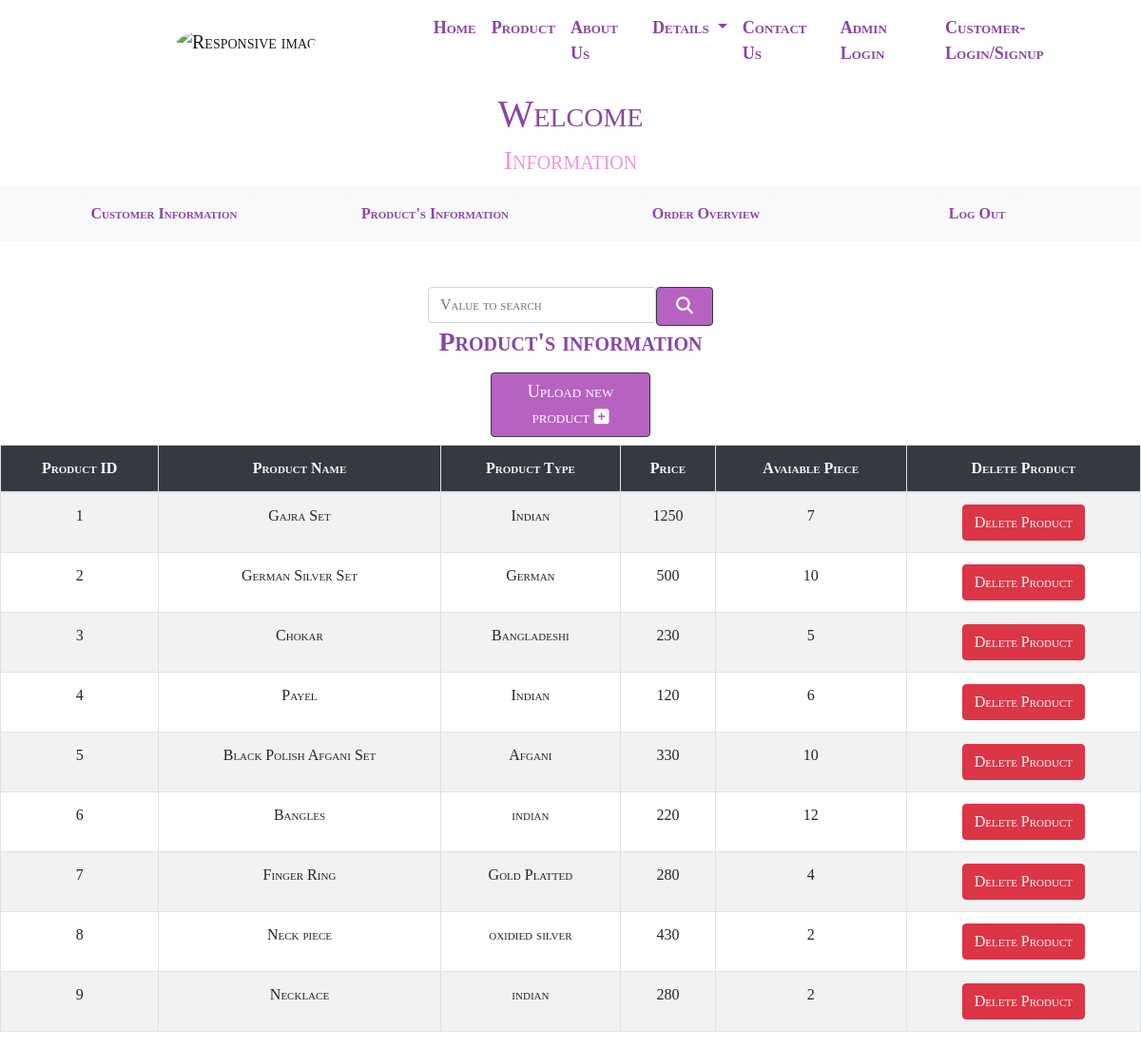
Page /php/product_table.php on the committed database.
### tables this page shows
CREATE TABLE IF NOT EXISTS `product_info` (
  `proID` int(30) NOT NULL AUTO_INCREMENT,
  `proName` varchar(255) NOT NULL,
  `proType` varchar(255) NOT NULL,
  `price` int(255) NOT NULL,
  `piece` int(255) NOT NULL,
  `image` varchar(255) NOT NULL,
  PRIMARY KEY (`proID`)
);

### php/product_table.php (the view, shortened to what this page needs)
<?php
include_once('database.php');
if (isset($_POST['search'])) {
    $valuetosearch = $_POST['valueTosearch'];
    $query = "SELECT * FROM product_info where concat(`proName`,`proType`) LIKE '%$valuetosearch%'";
    $result = mysqli_query($connect, $query);
} else {
    $query = "SELECT * FROM product_info";
    $result = mysqli_query($connect, $query);
    $valuetosearch = "";
}
?>
<!DOCTYPE html>
<html lang="en">
<head>
    <link href="https://stackpath.bootstrapcdn.com/font-awesome/4.7.0/css/font-awesome.min.css" rel="stylesheet">
    <link rel="stylesheet" href="../css/bootstrap.min.css">
    <link rel="stylesheet" href="../css/animate.css">
    <link rel="stylesheet" href="../css/index.css">
    <link rel="stylesheet" href="../css/admin_query.css">
</head>
<body>
  <nav class="navbar navbar-expand-lg navbar-light bg-color sticky-top">
    <a class="navbar-brand" href="#">
      <img src="../media/banner1 (2).png" class="img-fluid logo-image" alt="Responsive image"></a>
    <div class="collapse navbar-collapse" id="navbarSupportedContent">
      <ul class="navbar-nav mr-auto nav-margin">
        <li class="nav-item active">
          <a class="nav-link nav-color ac-color animate__animated animate__zoomIn wow zoomIn" href="../php/Home.php">Home </a>
        </li>
        <li class="nav-item">
          <a class="nav-link nav-color animate__animated animate__zoomIn wow zoomIn " href="../php/product.php">Product</a>
        </li>
        <li class="nav-item active">
          <a class="nav-link nav-color  animate__animated animate__zoomIn wow zoomIn" href="../php/about.php"> About Us </a>
        </li>
              <li class="nav-item dropdown">
              <a class="nav-link dropdown-toggle nav-color " href="#" id="navbarDropdown" role="button" data-toggle="dropdown" aria-haspopup="true" aria-expanded="false">
                Details
              </a>
            </li>
        <li class="nav-item active">
          <a class="nav-link nav-color  animate__animated animate__zoomIn wow zoomIn" href="../php/contact.php">Contact Us </a>
        </li>
        <li class="nav-item active">
          <a class="nav-link nav-color  animate__animated animate__zoomIn wow zoomIn" href="../php/admin_login.php">Admin Login
            <span class="sr-only">(current)</span></a>
        </li>
             <li class="nav-item active">
          <a class="nav-link nav-color  animate__animated animate__zoomIn wow zoomIn" href="../php/customer_login.php">Customer- Login/Signup </a>
        </li>
      </ul>
    </div>
  </nav>
    <div class="container heading">
        <h1>Welcome <?php echo $row['adminName']; ?></h1>
        <h3>Information</h3>
    </div>
    <div class="menu bg-light">
        <div class="container">
            <div class="row text-center info">
                <div class="col-sm">
                    <a href="customer_table.php" class="btn btn-light">Customer Information</a>
                </div>
                <div class="col-sm">
                    <a href="product_table.php" class="btn btn-light">Product's Information</a>
                </div>
                <div class="col-sm">
                    <a href="order_overview.php" class="btn btn-light">Order Overview</a>
                </div>
                <div class="col-sm">
                    <a href="index.php" class="btn  btn-light">Log Out</a>
                </div>
            </div>
        </div>
    </div>
  <br>
    <br>
    <form action="product_table.php" method="POST">
        <div class="input-group align-self-center">
            <div class="form-outline" style="margin-left: 37.5vw; width: 20vw;">
                <input type="search" id="form1" class="form-control" name="valueTosearch" placeholder="Value to search" value="<?php echo $valuetosearch; ?>" />
            </div>
            <button type="submit" class="btn btn-dark login_btn" name="search" style="width: 5vw">
                <i class="fas fa-search"></i>
            </button>
        </div>
        <h3 CLASS="font-weight-bolder text-center" style="color: #8946A6;"> Product's information</h3>
        <a href="upload_product.php" class="btn btn-dark login_btn mt-2" style="margin-left: 43vw; width: 14vw;">Upload new product <i class='fas fa-plus-square'></i></a>
        <table class="table table-striped table-hover table-bordered mt-2">
            <thead class="bg-dark text-light text-center">
                <th>Product ID</th>
                <th>Product Name</th>
                <th>Product Type</th>
                <th>Price</th>
                <th>Avaiable Piece</th>
                <th>Delete Product</th>
            </thead>
            <?php while ($row = mysqli_fetch_array($result)) : ?>
                <tr class="text-center">
                    <td><?php echo $row['proID']; ?></td>
                    <td><?php echo $row['proName']; ?></td>
                    <td><?php echo $row['proType']; ?></td>
                    <td><?php echo $row['price']; ?></td>
                    <td><?php echo $row['piece']; ?></td>
                    <td><a href="product_table.php?delete=<?php echo $row['proID']; ?>" class="btn btn-danger">Delete
                            Product</a></button></td>
                </tr>
            <?php endwhile; ?>
        </table>
    </form>
</body>
</html>

### css/index.css (style rules this page uses)
* { margin: 0; padding: 0; font-family: 'Times New Roman', Times, serif; font-variant: small-caps; }
.logo-image { width:80px; height:80px; border-radius: 50%; margin-left: 20px; }
.bg-color { background-color:white; }
.logo-image { width:80px; height:80px; border-radius: 50%; margin-left: 170px; }
.nav-margin { margin-left:100px; }
.nav-color { font-size:18px; color:#8946A6!important; font-weight: bolder; }

### css/admin_query.css (style rules this page uses)
* { margin: 0; padding: 0; font-family: 'Times New Roman', Times, serif; font-variant: small-caps; }
.logo-image { width: 80px; height: 80px; border-radius: 50%; margin-left: 20px; }
.bg-color { background-color: white; }
.logo-image { width: 80px; height: 80px; border-radius: 50%; margin-left: 170px; }
.nav-margin { margin-left: 100px; }
.nav-color { font-size: 18px; color: #8946A6!important; font-weight: bolder; }
.heading { text-align: center; margin: 10px auto; color: #8946A6; }
.heading h3 { color: #EA99D5; }
.info .col-sm { padding: 10px; font-size: 20px; }
.info .btn { color: #8946A6; font-weight: bolder; }
.btn-dark { background-color: #B762C1!important; color: white; font-size: large; }

### rows in the picture
product_info: proID "1", proName "Gajra Set", proType "Indian", price "1250", piece "7"
product_info: proID "2", proName "German Silver Set", proType "German", price "500", piece "10"
product_info: proID "3", proName "Chokar", proType "Bangladeshi", price "230", piece "5"
product_info: proID "4", proName "Payel", proType "Indian", price "120", piece "6"
product_info: proID "5", proName "Black Polish Afgani Set", proType "Afgani", price "330", piece "10"
product_info: proID "6", proName "Bangles", proType "indian", price "220", piece "12"
product_info: proID "7", proName "Finger Ring", proType "Gold Platted", price "280", piece "4"
product_info: proID "8", proName "Neck piece", proType "oxidied silver", price "430", piece "2"
product_info: proID "9", proName "Necklace", proType "indian", price "280", piece "2"
